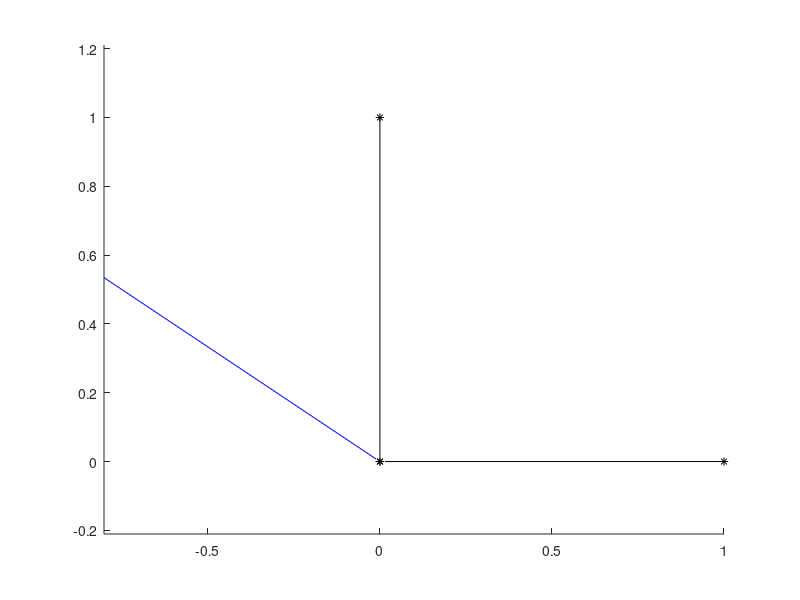

Write MATLAB code to recreate this figure. (Note: this script raises an error after producing the figure.)
addpath(genpath('../external'));
addpath('C:\Users\user\Documents\MATLAB\functions');
addpath('C:\Users\user\Documents\MATLAB\data_SW');
addpath('C:\Users\user\Documents\MATLAB\data');
addpath('C:\Users\user\Documents\MATLAB\external\registration');

o = [0 0 0];
x = [1 0 0];
y = [0 1 0];
z = [0 0 1];
a = [-3 2 1];
a = [-3 2 1]./norm(a);

AXIS = [o; x; y; z; a];


figure()
axis equal
hold on
scatter3(AXIS(1:4,1),AXIS(1:4,2),AXIS(1:4,3),'*','MarkerEdgeColor',[0/255, 0/255, 0/255]);
%scatter3(D3_MCB_axis(:,1),D3_MCB_axis(:,2),D3_MCB_axis(:,3),'*', 'MarkerEdgeColor',[190/255, 240/255, 251/255]);
plot3(AXIS(1:2,1),AXIS(1:2,2),AXIS(1:2,3),'-k');
plot3(AXIS([1 3],1),AXIS([1 3],2),AXIS([1 3],3),'-k');
plot3(AXIS([1 4],1),AXIS([1 4],2),AXIS([1 4],3),'-k');
plot3(AXIS([1 5],1),AXIS([1 5],2),AXIS([1 5],3),'-b');
plot3([0; a_tr(1)],[0; a_tr(2)],[0; a_tr(3)],'-b');
hold off

va = a(1:2)
vt = [0 1]
Angle_z = acosd(dot(va, vt) / (norm(va) * norm(vt)));
Rz = function_rotationmat3D((-Angle_z)/180*pi, [0, 0, 1]);
a_tr = a'
a_tr = Rz*a_tr
a_tr(1) = round(a_tr(1))

va = a_tr(2:3)
vt = [0 1]
Angle_x = acosd(dot(va, vt) / (norm(va) * norm(vt)));
Rx = function_rotationmat3D((Angle_x)/180*pi, [1, 0, 0]);
a_tr = Rx*a_tr

figure()
axis equal
hold on
scatter3(AXIS(1:4,1),AXIS(1:4,2),AXIS(1:4,3),'*','MarkerEdgeColor',[0/255, 0/255, 0/255]);
%scatter3(D3_MCB_axis(:,1),D3_MCB_axis(:,2),D3_MCB_axis(:,3),'*', 'MarkerEdgeColor',[190/255, 240/255, 251/255]);
plot3(AXIS(1:2,1),AXIS(1:2,2),AXIS(1:2,3),'-k');
plot3(AXIS([1 3],1),AXIS([1 3],2),AXIS([1 3],3),'-k');
plot3(AXIS([1 4],1),AXIS([1 4],2),AXIS([1 4],3),'-k');
plot3(AXIS([1 5],1),AXIS([1 5],2),AXIS([1 5],3),'-b');
plot3([0; a_tr(1)],[0; a_tr(2)],[0; a_tr(3)],'-b');
hold off




















